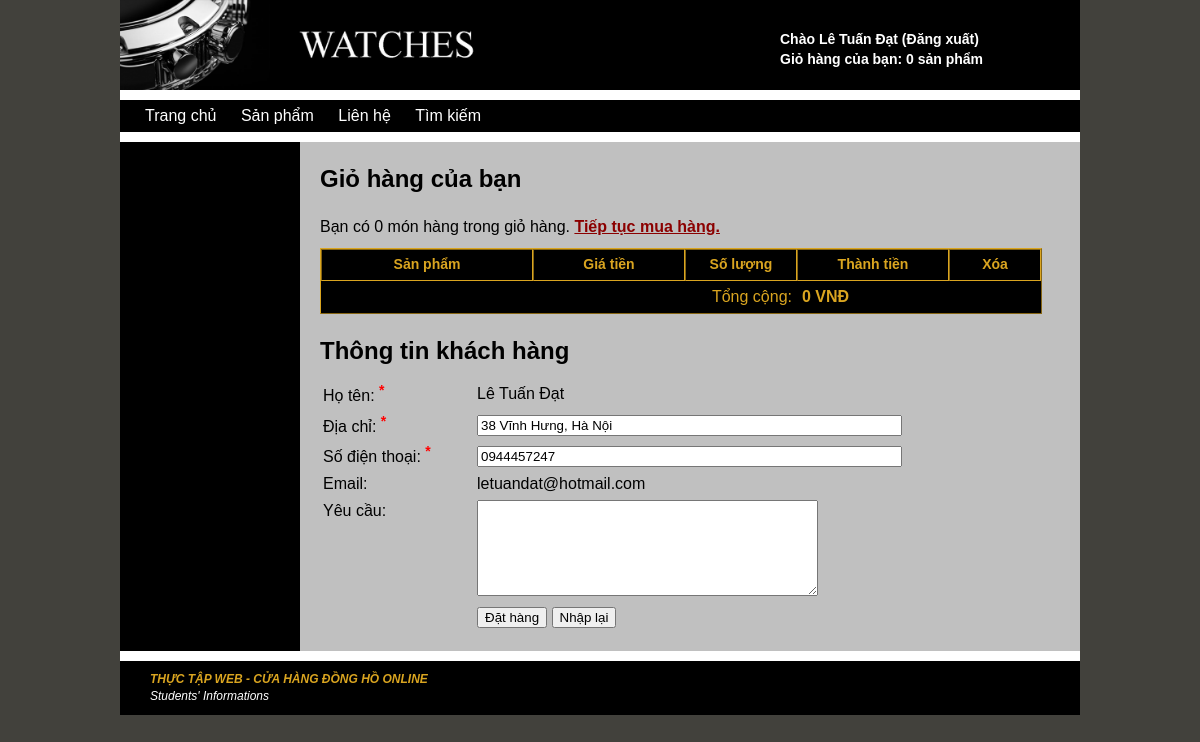
Screenshot of /guestcart.php (signed in) with the database file from the repository.
### tables this page shows
CREATE TABLE IF NOT EXISTS `users` (
  `Id` int(11) NOT NULL AUTO_INCREMENT,
  `Password` varchar(255) NOT NULL,
  `Email` varchar(255) NOT NULL,
  `CreateTime` datetime NOT NULL,
  `Admin` int(11) NOT NULL,
  `Name` varchar(255) NOT NULL,
  `Sex` int(11) NOT NULL,
  `DoB` date NOT NULL,
  `IdCard` varchar(10) NOT NULL,
  `Address` text NOT NULL,
  `Phone` varchar(12) NOT NULL,
  PRIMARY KEY (`Id`),
  UNIQUE KEY `Username` (`Email`)
);

### guestcart.php (the view, shortened to what this page needs)
<?php
require_once 'dbconnect.php';
function getCountProducts() {
    if (isset($_SESSION['GuestCarts'])) {
        return count($_SESSION['GuestCarts']);
    } else {
        return 0;
    }
}
function getUserById($con, $userId) {
    $sql = "SELECT * FROM `users` WHERE Id = '$userId'";
    $result = mysqli_query($con, $sql);
    if (mysqli_num_rows($result) === 1) {
        return mysqli_fetch_array($result);
    } else {
        return '';
    }
}
$user = '';
if (isset($_SESSION['userId'])) {
    $user = getUserById($con, $_SESSION['userId']);
}
?>
<!doctype html>
<html>
    <head>
        <link href="styles/site.css" rel="stylesheet" type="text/css">
        <link href="styles/guestcart.css" rel="stylesheet" type="text/css">
    </head>
    <body>
        <div class="divContainer">
            <header>
                <a href="#">
                    <img src="styles/Banner.png" alt="Shop Đồng Hồ" height="90" id="imgBanner" />
                </a>
                <div class="divGuestCart">
                    <?php
                    if (isset($_SESSION['userId']) && $_SESSION['userId'] != '') {
                        ?>
                        <a href="usercontrolGuest.php">Chào <span id="txtGuestName"><?php echo $_SESSION['name']; ?></span></a>
                        <a href="logout.php">(Đăng xuất)</a> <br>
                        <?php
                    } else {
                        ?>
                        <a href="login.php">Đăng nhập</a> <span style="color:#FFF">|</span>
                        <a href="register.php">Đăng ký</a> <br>
                        <?php
                    }
                    ?>
                    <a href="guestcart.php">Giỏ hàng của bạn: <span id="txtCountGuestCart"><?php echo getCountProducts(); ?></span> sản phẩm</a>
                </div>
            </header>
            <div class="divTopMenu">
                <nav>
                    <ul id="ulTopMenu">
                        <li><a href="index.php">Trang chủ</a></li>
                        <li><a href="products.php">Sản phẩm</a></li>
                        <li><a href="contact.php">Liên hệ</a></li>
                        <li><a href="search.php">Tìm kiếm</a></li>
                    </ul>
                </nav>
            </div>
            <div class="divWrapper_2" style="overflow: hidden">
                <div class="divWrapper_1">
                    <div class="divLeftMenu">
                    </div>
                    <div class="divMain">
                        <article class="articleContent">
                            <p class="pPageTitle">Giỏ hàng của bạn</p>
                            <section>
                                <p>Bạn có <?php echo getCountProducts(); ?> món hàng trong giỏ hàng. <a class="aContent" href="index.php">Tiếp tục mua hàng.</a></p>
                                <form id="formRegister" action="" method="post">
                                    <table class="tableCart" id="tableCart" border="1" cellpadding="5" cellspacing="0">
                                        <tr id="trTop_TableCart">
                                            <th width="200px">Sản phẩm</th>
                                            <th width="140px">Giá tiền</th>
                                            <th width="100px">Số lượng</th>
                                            <th width="140px">Thành tiền</th>
                                            <th width="80px">Xóa</th>
                                        </tr>
                                        <?php
                                        $total = 0.0;
                                                    ?>
                                        <tr id="trBottom_TableCart">
                                            <td colspan="3" style="text-align: right">Tổng cộng: </td>
                                            <td colspan="2" style="font-weight: bold"><?php echo number_format($total, 0, ".", ","); ?> VNĐ</td>
                                        </tr>
                                    </table>
                            </section>
                            <section>
                                <p class="pPageTitle">Thông tin khách hàng</p>
                                <table class="tableRegister">
                                    <tr>
                                        <td width="150px">Họ tên: <span class="spanRequiredField">*</span></td>
                                        <td width="330px">
                                            <?php
                                            if ($user === '') {
                                                ?>
                                                <input name="txtName" type="text" size="30" required="" />
                                                <?php
                                            } else {
                                                echo $user['Name'];
                                                ?>
                                                <?php
                                            }
                                            ?>
                                        </td>
                                    </tr>
                                    <tr>
                                        <td>Địa chỉ: <span class="spanRequiredField">*</span></td>
                                        <td>
                                            <?php
                                            if ($user === '') {
                                                ?>
                                                <input name="txtAddress" type="text" size="50" required=""/>
                                                <?php
                                            } else {
                                                ?>
                                                <input name="txtAddress" type="text" size="50" value="<?php echo $user['Address']; ?>" required=""/>
                                                <?php
                                            }
                                            ?>
                                        </td>
                                    </tr>
                                    <tr>
                                        <td>Số điện thoại: <span class="spanRequiredField">*</span></td>
                                        <td>
                                            <?php
                                            if ($user === '') {
                                                ?>
                                                <input name="txtPhone" type="text" size="50" required=""/>
                                                <?php
                                            } else {
                                                ?>
                                                <input name="txtPhone" type="text" size="50" value="<?php echo $user['Phone']; ?>" required=""/>
                                                <?php
                                            }
                                            ?>
                                        </td>
                                    </tr>
                                    <tr>
                                        <td>Email: </td>
                                        <td>
                                            <?php
                                            if ($user === '') {
                                                ?>
                                                <input name="txtEmail" type="text" size="30" />
                                                <?php
                                            } else {
                                                echo $user['Email'];
                                                ?>
                                                <?php
                                            }
                                            ?>
                                        </td>
                                    </tr>
                                    <tr valign="top">
                                        <td>Yêu cầu: </td>
                                        <td><textarea name="txtRequest" size="30" cols="40" rows="6" ></textarea></td>
                                    </tr>
                                    <tr>
                                        <td></td>
                                        <td>
                                            <input name="btnSubmit" type="submit" value="Đặt hàng"/>
                                            <input name="btnReset" type="reset" value="Nhập lại"/>
                                        </td>
                                    </tr>
                                </table>
                            </section>
                        </article>
                    </div>
                </div>
            </div>
            <footer>
                <span class="spanFooterTitle"><b>THỰC TẬP WEB - CỬA HÀNG ĐỒNG HỒ ONLINE</b></span> <br>
                <span id="spanFooter">Students' Informations</span>
            </footer>
        </div>
    </body>
</html>

### styles/site.css (style rules this page uses)
body { font: 100%/1.4 Verdana, Arial, Helvetica, sans-serif; background-color: #42413C; margin: 0; padding: 0; color: #000; }
ul, ol, dl { padding: 0; margin: 0; }
p { margin-top: 20px; margin-bottom: 10px; }
a img { border: none; }
a:link { color: #42413C; text-decoration: none; }
header, section, footer, aside, article, figure { display: block; }
header { background-color: #000; font-size: 24px; font-weight: bold; height: 90px; position: relative; }
.divGuestCart { float: right; width: 300px; padding-top: 30px; font-size: 14px; position: absolute; right: 0px; top: 0px; }
.divGuestCart a:link { color: #FFF; text-decoration: none; }
.divContainer { width: 960px; background-color: #FFFFFF; margin: 0 auto; }
.divTopMenu { background-color: #000; padding-left: 15px; padding-top: 5px; padding-bottom: 5px; margin-bottom: 10px; margin-top: 10px; }
nav ul#ulTopMenu { list-style: none; background-color: #000; border-top: 0px solid #666; margin-bottom: 0px; }
nav ul#ulTopMenu li { display: inline; border-bottom: 0px solid #666; color: #FFF; }
nav ul#ulTopMenu li a, nav ul#ulTopMenu li a:visited { padding: 10px; display: inline; text-decoration: none; background-color: transparent; color: #FFF; }
.divWrapper_1 { background-color: #000; float: left; position: relative; right: 780px; }
.divWrapper_2 { overflow: hidden; background-color: silver; float: right; position: relative; margin-bottom: 10px; left: 0px; overflow: hidden; }
.divLeftMenu { float: left; width: 180px; background-color: #000; padding-bottom: 10px; padding-right: 0px; margin-bottom: 10px; padding-left: 0px; position: relative; vertical-align: top; left: 780px; right: 0px; top: 0px; }
.divMain { float: left; width: 760px; padding-top: 0px; padding-bottom: 10px; padding-left: 10px; margin-bottom: 10px; margin-left: 10px; position: relative; left: 780px; }
.articleContent { padding: 00px 0; width: 760px; float: right; }
.pPageTitle { padding-left: 0px; padding-top: 0px; font-weight: bold; font-size: 24px; }
.spanRequiredField { color: red; font-weight: bold; font-size: 14px; vertical-align: super; }
a.aContent, a.aContent:visited, a.aContent:hover, a.aContent:active, a.aContent:focus { font-weight: bold; color: darkred; text-decoration: underline; }
footer { font-size: 12px; text-align: left; font-style: italic; padding-top: 10px; padding-left: 30px; padding-bottom: 10px; margin-top: 10px; background-color: #000; color: #FFF; position: relative; clear: both; }
.spanFooterTitle { color: #DAA520; }

### styles/guestcart.css (style rules this page uses)
.tableCart { border-color: goldenrod; border-width: thin; }
.tableCart tr#trTop_TableCart { background: #000; color: goldenrod; }
.tableCart tr#trBottom_TableCart { background: #000; color: goldenrod; }
.tableCart tr#trBottom_TableCart td { border: none; }
.tableCart th { text-align: center; font-size: 14px; }

### rows the page displays
users: Name "Lê Tuấn Đạt", txtAddress "38 Vĩnh Hưng, Hà Nội", txtPhone "0944457247", Email "letuandat@hotmail.com"

### other values shown
$_SESSION['name'] "Lê Tuấn Đạt"
getCountProducts() "0"
$total "0"
